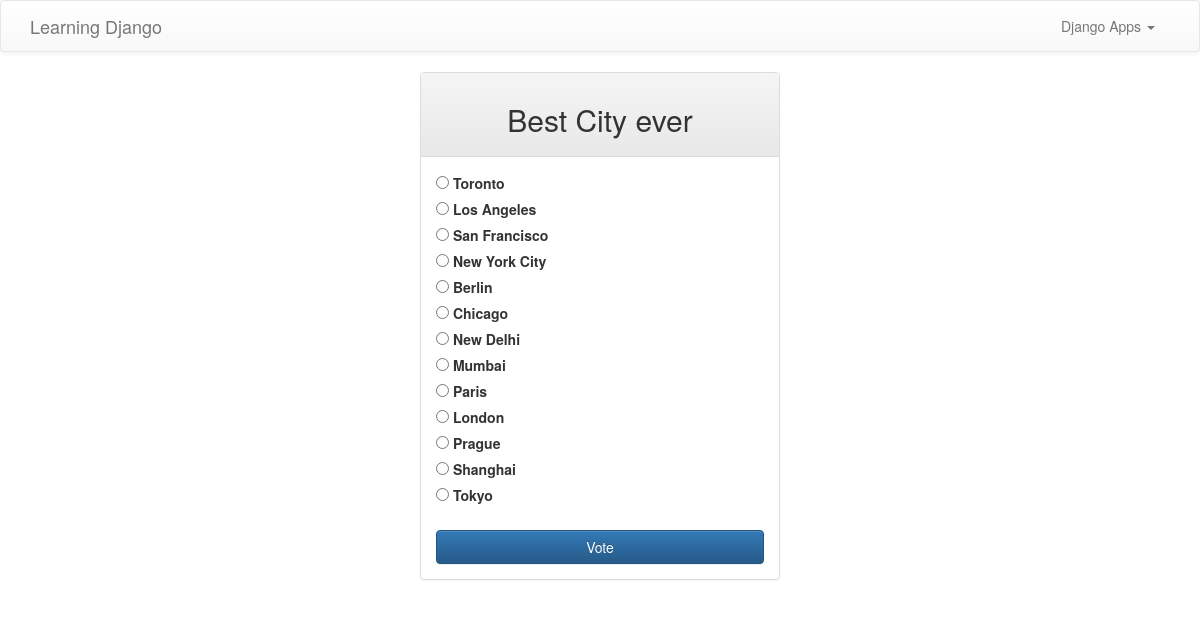
Before: /polls/7/ with the older database file.
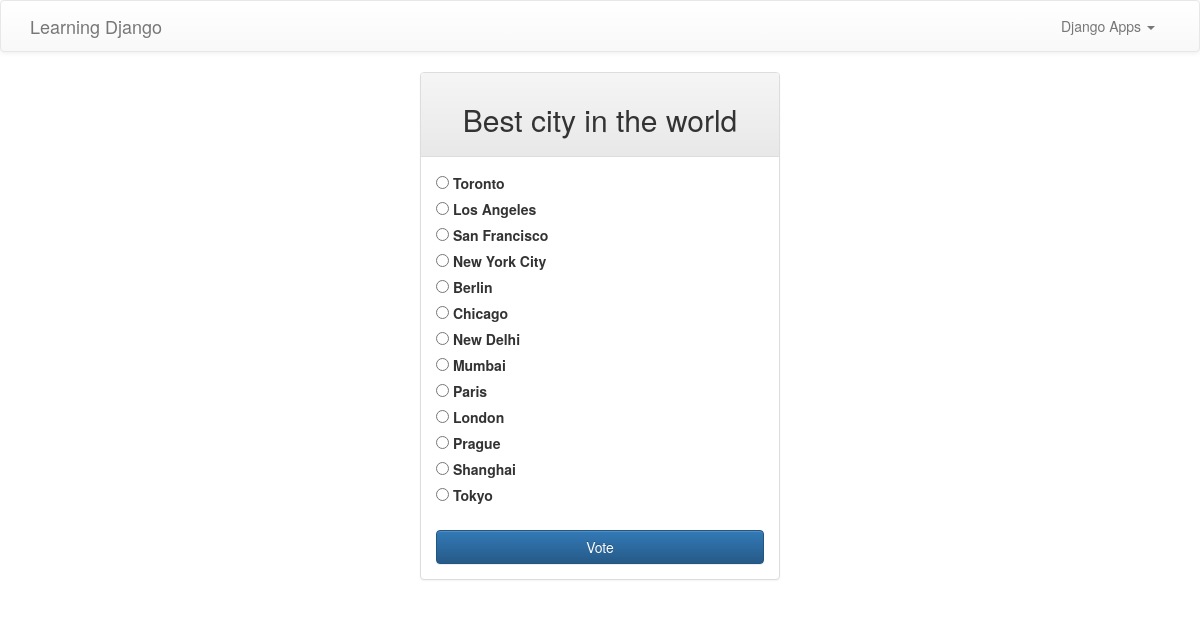
After: the same page with the newer database file.
### polls/models.py (models this page shows, shortened)
@python_2_unicode_compatible
class Question(models.Model):
	question_text = models.CharField(max_length=200)
	pub_date = models.DateTimeField('Date Published')

### polls/views.py (the view)
# urls.py: url(r'^(?P<question_id>[0-9]+)/$', views.detail, name='detail'),
def detail(request, question_id):
    question = get_object_or_404(Question, pk=question_id)
    return render(request, 'polls/detail.html', {'question' : question})

### polls/templates/polls/detail.html (shortened to what this page needs)
{% extends 'polls/base.html' %}
{% block content %}
	<div class="container" style="margin=250px auto;">
		<div class="row">
			<div class="col-md-4 col-md-offset-4">
                <div class="panel panel-default">
                    <div class="panel-heading" style="text-align: center">
                        <h2>{{ question.question_text }}</h2>
                    </div>
                    <div class="panel-body">
                    	<form action="{% url 'polls:vote' question.id %}" method="post">
						{% for choice in question.choice_set.all %}
    						<input type="radio" name="choice" id="choice{{ forloop.counter }}" value="{{ choice.id }}" />
    						<label for="choice{{ forloop.counter }}">{{ choice.choice_text }}</label><br />
						{% endfor %}
						<br>
		    			<div style="text-align: center">
		    				<input class="btn btn-primary btn-block" type="submit" value="Vote" />
		    			</div>
						</form>
                    </div>
                </div>
            </div>
		</div>
	</div>
{% endblock content %}

Changed rows visible on the page:
changed Question: question_text "Best City ever" → "Best city in the world"
